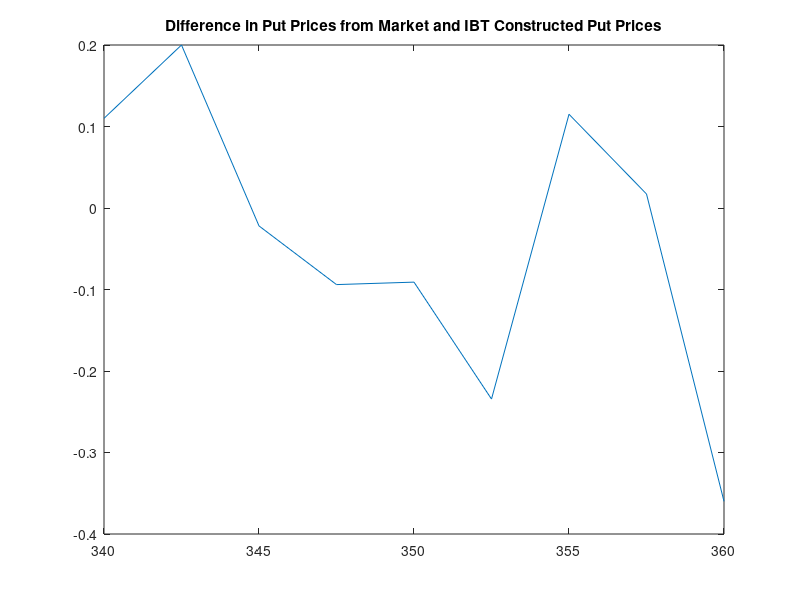

The MATLAB source for this figure:
             % AIDAN ASHRAFI
         % FINAL PROJECT: MATH 456
% BASIC PROJECT INFORMATION, DATA COLLECTION AND SOURCES USED

% Publicly Traded Stock: Goldman Sachs
% Stock Symbol: GS
% Exchange: NYSE

% SOURCES FOR DATA COLLECTION

% https://finance.yahoo.com/quote/GS/key-statistics?p=GS
% https://finance.yahoo.com/quote/GS/options?p=GS
% https://www.nasdaq.com/market-activity/stocks/gs/dividend-history
% https://home.treasury.gov/resource-center/data-chart-center/interest-rates/TextView?type=daily_treasury_bill_rates&field_tdr_date_value=2023
% https://www.nasdaq.com/market-activity/stocks/gs/option-chain-greeks
% https://www.nasdaq.com/market-activity/stocks/gs/option-chain


% RISKLESS RATES DATA

% US Treasury Bill Rates for the previous 5 days
% Will be used to determine the riskless rate
%            4 wk    8 wk   13 wk   17 wk    26 wk   52 wk
%12/06/2023	5.27		5.25		5.25		5.23		5.16		4.82
%12/07/2023	5.26		5.27		5.24		5.23		5.14		4.80
%12/08/2023	5.28		5.27		5.24		5.25		5.17		4.87
%12/11/2023	5.28		5.28		5.26		5.25		5.17		4.88
%12/12/2023	5.27  	5.28		5.26		5.25		5.18		4.88



% DIVIDEND INFORMATION

%Dividend Yield = 0.0313
%Annual Dividend = 11.00
%Ex-Dividend Date = 11/29/2023
%Dividend Date = 12/28/2023
% Dividends paid out every 3 months
% last 4 = 11/29/2023, 8/30/2023, 5/31/2023, 3/01/2023

%Ex/Ef Date  Type  Amnt  Declare D   Record D    Payment D
%11/29/2023	Cash	$2.75	10/12/2023	11/30/2023	12/28/2023
%08/30/2023	Cash	$2.75	07/19/2023	08/31/2023	09/28/2023
%05/31/2023	Cash	$2.50	04/18/2023	06/01/2023	06/29/2023
%03/01/2023	Cash	$2.50	01/13/2023	03/02/2023	03/30/2023
%11/30/2022	Cash	$2.50	10/17/2022	12/01/2022	12/29/2022
%08/31/2022	Cash	$2.50	07/14/2022	09/01/2022	09/29/2022
%05/31/2022	Cash	$2.00	04/13/2022	06/01/2022	06/29/2022

% OPTIONS CHAINS

% December 15th, Data
% Call: Bid   Ask   Vol  OpnInt    K  Put: Bid  Ask    Vol OpnInt
%Dec 15 12.45	13.40	58	  1247	 340.00	 0.10	 0.14	   404	809
%Dec 15 9.80	  11.00	4	     344	 342.50	 0.17	 0.22	    89	537
%Dec 15 8.10	  8.45	13	   710	 345.00	 0.34	 0.40	   678	595
%Dec 15 5.95	  6.30	17	   305	 347.50	 0.67	 0.76	   453	156
%Dec 15	4.10	4.35	137	  1960	 350.00	 1.29	 1.41	   202	562
%Dec 15	2.70	2.80	258	   435	 352.50	 2.29	 2.40	    82	 96
%Dec 15	1.64	1.70	697	  1972	 355.00	 3.70	 3.85	    30	159
%Dec 15	0.93	1.02	328	   985	 357.50	 3.90	 5.75	    --	  1
%Dec 15	0.53	0.60	1272	3027	 360.00	 7.50	 7.90	     1	368

% December 15th Data
% Call:     K      Last Price: Put
% Dec 15	340.00	       0.11
% Dec 15	342.50	       0.20
% Dec 15	345.00	       0.37
% Dec 15	347.50	       0.69
% Dec 15	350.00	       1.33
% Dec 15	352.50	       2.24
% Dec 15	355.00	       4.03
% Dec 15	357.50	       5.75
% Dec 15	360.00	       7.47

% December 22nd, Data
% Call: Bid   Ask   Vol  OpnInt    K   Put: Bid  Ask    Vol OpnInt
%Dec 22	13.75	14.10	15	  158	   340.00	 0.54	 0.62	    70	188
%Dec 22	11.50	11.85	3	     26	   342.50	 0.80	 0.90	    23	 45
%Dec 22	9.45	9.75	9	    159	   345.00	 1.16	 1.33	    39	 73
%Dec 22	7.50	7.80	1	     33	   347.50	 1.75	 1.91	    15	 20
%Dec 22	5.85	6.05	35	  347	   350.00	 2.55	 2.70	    50	142
%Dec 22	4.40	4.55	15	   81	   352.50	 3.60	 3.75	    62	 26
%Dec 22	3.20	3.35	84	  246	   355.00	 4.85	 5.10	     9	  5
%Dec 22	2.27	2.39	34	   50	   357.50	 6.45	 6.65	    30	--
%Dec 22	1.57	1.66	283	  191	   360.00	 8.25	 8.60	     3	  5

% December 29th, Data
% Call: Bid   Ask   Vol  OpnInt    K   Put: Bid  Ask    Vol OpnInt
%Dec 29	14.65	15.00	11	 148	  340.00	 0.98	 1.13	   30	  198
%Dec 29	8.10	12.90	--	  --	  342.50	 1.30	 1.48	   10	    5
%Dec 29	10.25	10.85	22	 156	  345.00	 1.85	 2.00	  191	   45
%Dec 29	8.65	9.00	2	   --	    347.50	 2.47	 2.63	    8	   --
%Dec 29	7.05	7.25	9	   197	  350.00	 3.25	 3.50	    7	   39
%Dec 29	5.50	5.75	27	   8	  352.50	 4.30	 4.50	   23	    1
%Dec 29	4.25	4.50	7	   194	  355.00	 5.55	 5.80	   16   	3
%Dec 29	3.20	3.45	3	     4	  357.50	 7.05	 7.35	    4	   --
%Dec 29	2.39	2.58	116	 193	  360.00	 8.65	 9.10	   --	   --

% January 5th, Data
% Call: Bid   Ask   Vol  OpnInt    K   Put: Bid  Ask    Vol OpnInt
%Jan 5	15.35	16.05	  3	   106	   340.00	 1.58	 1.75	    11	30
%Jan 5	11.40	12.00	  6	    88	   345.00	 2.57	 2.77	     2	35
%Jan 5	8.15	8.50	  2	    76	   350.00	 4.15	 4.35	     2	20
%Jan 5	5.45	5.70	 62	   170	   355.00	 6.35	 6.65	     4  26
%Jan 5	3.35	3.60	 19	    69	   360.00	 9.40	 10.15	  --	--

% January 12th, Data
% Call: Bid   Ask   Vol  OpnInt    K   Put: Bid  Ask    Vol OpnInt
%Jan 12	16.60	17.10	14	  13	  340.00	 2.27	 2.48	     1	 15
%Jan 12	12.90	13.25	 5	  18  	345.00	 3.35	 3.60	     2	 26
%Jan 12	9.50	9.85	12	  26  	350.00	 5.05	 5.35	     1   5
%Jan 12	6.70	7.00	44	 262	  355.00	 7.25	 7.55	    --	 --
%Jan 12	4.50	4.80	73	 118	  360.00	 10.10	10.60	  --	 --

% July 19th, Data
% Call: Bid   Ask   Vol  OpnInt    K   Put: Bid  Ask    Vol OpnInt
%Jul 19	34.40	35.65	--	  5	     340.00	16.20	16.75	     1	  3
%Jul 19	31.60	32.20	--	 45	     345.00	18.10	18.75	    --	--
%Jul 19	28.65	29.70	--	 12	     350.00	20.05	20.70	    --	352
%Jul 19	25.90	26.35	--	 51	     355.00	22.30	22.75	    --	102
%Jul 19	23.30	23.70	--	 18	     360.00	24.60	25.65	    --	  2

% Implied Volatility for Option Chain, December 15th as of market close December 12th
% IV     K
% 0.22728	340
% 0.22334	342.5
% 0.23849	345
% 0.2228	347.5
% 0.21108	350
% 0.20906	352.5
% 0.20917	355
% 0.21339	357.5
% 0.22111	360

% Implied Volatility for Option Chain, December 22nd as of market close December 12th
% IV     K
% 0.22796	340
% 0.21363	342.5
% 0.20452	345
% 0.19533	347.5
% 0.19003	350
% 0.18564	352.5
% 0.18334	355
% 0.18227	357.5
% 0.18213	360


% July 19th, 2023 Call & Put Option Chain Implied Volatility as of market close, December 12th
% IV Call  K  IV Put
% 0.2413	340 0.2374
% 0.2398	345 0.2355
% 0.23746	350 0.2327
% 0.22954	355 0.2243
% 0.22517	360 0.2216

% Data will be taken from various information above to conduct contingent claim analysis on Goldman Sachs

                              % QUESTION 1
% Spot price at market close 4:00 pm EDT, on December 12th,2023
S0 = 352.61;
% Dates chosen for near-future expiry, 12/15/23, 12/22/23
% Strike Prices chosen for near-the-money strike prices, 340, 342.5, 345, 347.5, 350, 352.5, 355, 357.5, 360
% Rationale: The dividend date is December 28th, and the ex-dividend date is November 29th
% Therefore, I have chosen dates such that no near-future-expiry option chain chosen has expected dividend payments
% The reason for this is that because of these selected dates, the European Style Call Algorithmn can be used for American Style Call without losing much accuracy
% The principal of early exercise being optimal because of potential dividends goes away
% Consequently, the value of American Style options converge to European Style options
% So without expected dividends, it is clear that we are ok to make this approximation
% Furthermore, I will show that using CRReur or CRRa actually produce the same implied volatility surface
% Therefore, no dividend adjustment is necessary
% I chose these near the money strike prices because they have high trading volume, and are sensitive to changes in the underlying stock price
% This means they hold a good representation of the underlying asset, and are responsive to short-term market changes
% For my riskless rate, I averaged the 52 wk rate over the past 5 days, as the options chosen expire within 52 weeks
% Then I took a daily average, and applied a scalar of 12 to encompass both rates with a closer range than 4 weeks
% r = (0.0482 + 0.0480 + 0.0487 + 0.0488 + 0.0488)/5;
r = (0.0482 + 0.0480 + 0.0487 + 0.0488 + 0.0488)/5;
r = 0.048500*12/365;
% We will use these functions to find the implied volatility
function [a,b]=bisection(f,y,a,b,tol)
  do
    m=(a+b)/2;        % midpoint
    if(f(m)<y) a=m;   % then use [m,b]
    else b=m;         % else use [a,m]
    end
  until(abs(b-a)<tol) % close enough!
  return
end

function [pu,up,R] = CRRparams(T,r,v,N)

  dt = T/N;       % one time step of N in [0,T]
  up = exp(v*sqrt(dt)); % up factor, will be >1
  down = 1/up;        % down factor, will be <1
  R = exp(r*dt);  % riskless return over dt
  pu = (R-down)/(up-down); % risk-neutral up prob.
  return; % Parameters are all computed
end

function [C, P] = CRReur(T, S0, K, r, v, N)
  [pu,up,R] = CRRparams(T,r,v,N); % Use CRR values
  C=zeros(N+1,N+1); P=zeros(N+1,N+1); % Initial C,P
  for j=0:N  % Set terminal values at time step N
   SNj=S0*up^(2*j-N);        % Expiry price S(N,j)
   C(N+1,j+1)=max(SNj-K, 0); % Plus part of (SNj-K)
   P(N+1,j+1)=max(K-SNj, 0); % Plus part of (K-SNj)
  end
  for n=N-1:-1:0   %  Price earlier grid values
   for j=0:n % ...with the backward pricing formula
    C(n+1,j+1)=(pu*C(n+2,j+2)+(1-pu)*C(n+2,j+1))/R;
    P(n+1,j+1)=(pu*P(n+2,j+2)+(1-pu)*P(n+2,j+1))/R;
   end
  end
  return; % Prices in C and P are now fully defined.
end


function [C, P] = CRRa(T, S0, K, r, v, N)
% Octave/MATLAB function to price American Call
% and Put options using the Cox-Ross-Rubinstein
% (CRR) binomial pricing model.
% INPUTS:                             (Example)
%   T =  expiration time               (1 year)
%   S0 = spot stock price                  (90)
%   K =  strike price                      (95)
%   r =  risk-free yield                 (0.02)
%   v =  volatility; must be >0          (0.15)
%   N =  height of the binomial tree       (10)
% OUTPUT:
%   C =  price of the Call option at all (n,j).
%   P  =  price of the Put option at all (n,j).
% EXAMPLE:
%   [C,P] = CRRa(1, 90, 95, 0.02, 0.15, 10);
%   C(1,1),P(1,1)  % to get just C(0) and P(0)
%
  [pu,up,R] = CRRparams(T,r,v,N); % Use CRR values
  C=zeros(N+1,N+1); P=zeros(N+1,N+1); % Initial C,P
  for j = 0:N  % Set terminal values at time step N
    V = S0*up^(2*j-N)-K;   % S(N,j) - K
    C(N+1,j+1)=max(V,0); P(N+1,j+1) = max(-V,0);
  end
  for n = (N-1):(-1):0 % Price earlier grid values
    for j = 0:n  % states j={0,1,...,n} at time n
      % Binomial pricing model value
      bC=(pu*C(n+2,j+2) + (1-pu)*C(n+2,j+1))/R;
      bP=(pu*P(n+2,j+2) + (1-pu)*P(n+2,j+1))/R;
      % Exercise value: X for Call, -X for Put
      X = S0*up^(2*j-n)-K;  % S(n,j) - K
      % Price at this node is the larger:
      C(n+1,j+1)=max(bC,X); P(n+1,j+1)=max(bP,-X);
    end
  end
  return; % Prices are in matrices C and P.
end




function [C0,P0] = BS(T,S0,K,r,v)
  normcdf = @(x) 0.5*(1.0+erf(x/sqrt(2.0)));
  d1 = (log(S0/K)+T*(r+v^2/2)) / (v*sqrt(T));
  d2 = (log(S0/K)+T*(r-v^2/2)) / (v*sqrt(T));
  % Alternatively, d2=d1-v*sqrt(T);
  C0 = S0*normcdf(d1)-K*exp(-r*T)*normcdf(d2);
  P0 = K*exp(-r*T)*normcdf(-d2)-S0*normcdf(-d1);
  return
end


Ks = 340:2.5:360; Ts = [3,10];
C=[(12.45 + 13.40)/2,  (13.75 + 14.10)/2;...
 (9.80	+ 11.00)/2, (11.50	+ 11.85)/2;...
(8.10	 + 8.45)/2, (9.45	+ 9.75)/2;...
(5.95	 + 6.30)/2,  (7.50	+ 7.80)/2;...
(4.10	+ 4.35)/2, (5.85	+ 6.05)/2;...
(2.70	+ 2.80)/2, (4.40	+ 4.55)/2;...
(1.64	+ 1.70)/2, (3.20	+ 3.35)/2;...
(0.93	+ 1.02)/2, (2.27	+ 2.39)/2;...
(0.53	+ 0.60)/2, (1.57	+ 1.66)/2];
VimpBS=zeros(length(Ks),length(Ts)); % BS implied volatilities
     VimpCRR=zeros(length(Ks),length(Ts));
      VimpCRR2=zeros(length(Ks),length(Ts)); % CRR implied volatilities
     minv=0.01; maxv=0.99; tol=0.00001; % bisection parameters
     for col=1:length(Ts)
       T=Ts(col)/365; % time to expiry in years
       for row=1:length(Ks)
         f=@(v) BS(T,S0,Ks(row),r,v); % Black-Scholes Call
         VimpBS(row,col)=bisection(f,C(row,col),minv,maxv,tol);
         g=@(v) CRRa(T,S0,Ks(row),r,v,20)(1,1); % CRR American Style Call
         VimpCRR(row,col)=bisection(g,C(row,col),minv,maxv,tol);
         g=@(v) CRReur(T,S0,Ks(row),r,v,20)(1,1); % CRR European Style Call
         VimpCRR2(row,col)=bisection(g,C(row,col),minv,maxv,tol);
       end
     end

% Below is the output to answer the first part of Question 1, find the implied volatility and plot the implied volatility surface
mesh(Ts,Ks,VimpBS); % note the transposed order (T,K,V(K,T))
title("Implied Volatility Surface BSM");

mesh(Ts,Ks,VimpCRR); % note the transposed order (T,K,V(K,T))
title("Implied Volatility Surface CRR");

VimpCRR2_equal_VimpCRR = VimpCRR2 == VimpCRR % (==1) IF TRUE
% This output suggests, what we originally declared, which is that we can use CRReur as an approximation for CRRa in the specific context with no expected dividend payments

%Below is the output to answer the second part of Question 1
VimpBS
VimpCRR
discrepancy = VimpCRR - VimpBS;
discrepancy

% As we can see from the outputs, and the comparison, the values for implied volatility from CRR and BSM are nearly identical
% Therefore, as expected the two methods produce nearly identical values for implied volatility.

% Now we will check to see how close our predicted values were to the market values
VimpMarket = [0.22728, 0.22796;...
0.22334,0.21363 ;...
0.23849, 0.20452;...
0.2228, 0.19533;...
0.21108, 0.19003;...
0.20906, 0.18564;...
0.20917, 0.18334;...
0.21339, 0.18227;...
0.22111, 0.18213];

Market_Discrepancy = VimpMarket - VimpBS;
Market_Discrepancy

% Market IV
mesh(Ts,Ks, VimpMarket)
title("Implied Volatility Surface Market")
% Discrepancy IV with BS
mesh(Ts,Ks,abs(Market_Discrepancy))
title("Discrepancy between Market IV and BS IV")
% Discrepancy IV with CRR
mesh(Ts,Ks,abs(VimpMarket-VimpCRR))
title("Discrepancy between Market IV and CRR IV")
% The results show that the implied volatility are very close to the market values, all deviations are in the range [0, 0.0569]
% Thus, the model is decently sufficient at finding IV using various near-the-money strike prices K and near-future expiry dates T

% There could be various reasons for the small discrepancy in the values
% 1) Using a midpoint average of bid and ask price, although reliable and useful for theoretical models, is not exact
% 2) Riskless returns are estimated, so this is not exact either
% 3) Data was taken from 2 options chains (expiry containing no expected dividends) so predictive precision is limited
% As a result, there is a small discrepancy between the IV from the market and BSM and CRR models


                                      % QUESTION 2
% Need to chose time to expiry that includes at least 2 expected dividend payments
% Based on data further above, we can safely say a time to expiry that fits this criteria is a time to expiry past July 1st
% As June 29th of last year, the second set of dividends were paid out
% Accordingly, will take a look at July 19th Options Chain Data from December 12th after market close

function [pu,up,R] = CRRparams(T,r,v,N)

  dt = T/N;       % one time step of N in [0,T]
  up = exp(v*sqrt(dt)); % up factor, will be >1
  down = 1/up;        % down factor, will be <1
  R = exp(r*dt);  % riskless return over dt
  pu = (R-down)/(up-down); % risk-neutral up prob.
  return; % Parameters are all computed
end

function [S, Sx, Ipv] = CRRD(T, S0, GSdivQ, r, v, N)
% Octave/MATLAB function to model an asset price
% as a risky ex-dividend price Sx plus a riskless
% dividend cash flow present value Ipv, using the
% Cox-Ross-Rubinstein (CRR) binomial pricing model.
% INPUTS:                               (Example)
%   T  =  expiration time                (1 year)
%   S0 =  spot stock price                  (100)
%   Di =  2:N+2 dividends in a vector (see below)
%   r  =  constant risk-free annual yield  (0.02)
%   v  =  volatility; must be >0           (0.15)
%   N  =  height of the binomial tree        (12)
% OUTPUTS:
%   S =  cum-dividend binomial tree at all (n,j).
%   Sx =  ex-dividend binomial tree at all (n,j).
%   Ipv =  dividend present value at all n.
% EXAMPLE:
%   Di=[0 1 0 0 1 0 0 2 0 0 2 0 0 2]; % Di(k+1)=d_k
%   [S,Sx,Ipv]=CRRD(1,100,Di, 0.02, 0.15, 12);
%
  [pu,up,R] = CRRparams(T,r,v,N); % Use CRR values
  Sx=zeros(N+1,N+1); S=zeros(N+1,N+1);
  Ipv=zeros(1,N+1); % ...allocate output matrices
  Ipv(N+1)=GSdivQ(N+2)/R; % ignore Di(n+1)=d_n if n>N+1
  for n=(N-1):(-1):0  % textbook time indices
    Ipv(n+1)=(Ipv(n+2)+GSdivQ(n+2))/R; % Di(n)=d_{n+1}
  end  % ...backward recursion for Ipv.
  Sx(1,1)=S0-Ipv(1); S(1,1)=S0; % initial values
  for n=1:N     % textbook time indices
    for j=0:n   % states j={0,1,...,n} at time n
      Sx(n+1,j+1)=Sx(1,1)*up^(2*j-n);
      S(n+1,j+1)=Sx(n+1,j+1)+Ipv(n+1);
    end
  end  % ...forward recursion for Sx and S.
  return; % Prices are in S, Sx, and Ipv.
end

function [Ca,Ce,EE] = CRRDaeC(T,S0,K,GSdivQ, r,v,N)
% Octave/MATLAB function to price American and
% European Call options on an asset decomposed
% into S=Sx+Ipv by CRRD(), using the CRR model.
% INPUTS:                             (Example)
%   T =  expiration time               (1 year)
%   S0 = stock price                      (100)
%   K =  strike price                     (101)
%   Di = dividend sequence 2:N+2    (see below)
%   r =  annualized risk-free yield      (0.02)
%   v =  volatility; must be >0          (0.15)
%   N =  height of the binomial tree       (12)
% OUTPUT:
%   Ca =  price of American Call at all (n,j).
%   Ce =  price of European Call at all (n,j).
%   EE =  Is early exercise optimal at (n,j)?
% EXAMPLE:
%   Di=[0 1 0 0 1 0 0 2 0 0 2 0 0 2]; % Di(k+1)=D_k
%   [Ca,Ce,EE]=CRRDaeC(1,100,101,Di,0.02,0.15,12);
%
  [pu,up,R]=CRRparams(T,r,v,N); % Use CRR values
  [S,Sx,Ipv]=CRRD(T,S0,GSdivQ,r,v,N); % decompose
  Ca=zeros(N+1,N+1); Ce=zeros(N+1,N+1); % output
  EE=zeros(N,N); % early exercise T/F
  for j = 0:N  % to set terminal values at (N,j)
    xC=S(N+1,j+1)-K; % Call payoff at expiry...
    Ca(N+1,j+1)=Ce(N+1,j+1)=max(xC,0); % plus part
  end
  for n = (N-1):(-1):0 % textbook time indices
    for j = 0:n % states j={0,1,...,n} at time n
      % Backward pricing for A and E:
      bCe=(pu*Ce(n+2,j+2)+(1-pu)*Ce(n+2,j+1))/R;
      bCa=(pu*Ca(n+2,j+2)+(1-pu)*Ca(n+2,j+1))/R;
      xC=S(n+1,j+1)-K; % Call exercise value
      % Set prices at node (n,j):
      Ce(n+1,j+1)=bCe; % always binomial price
      Ca(n+1,j+1)=max(bCa,xC); % highest price
      % Is early exercise optimal?
      EE(n+1,j+1)=(xC>bCa); % Yes, if xC>bCa
    end
  end % ...backward induction pricing:
  return; % Ca,Ce, and EE are defined.
end


function [Pa,Pe,EE] = CRRDaeP(T,S0,K,GSdivQ,r,v,N)
% Octave/MATLAB function to price American and
% European Put options on an asset decomposed
% into S=Sx+Dpv by CRRD(), using the CRR model.
% INPUTS:                             (Example)
%   T =  expiration time               (1 year)
%   S0 = stock price                     ($100)
%   K =  strike price                    ($101)
%   Di = dividend sequence          (see below)
%   r =  risk-free yield                 (0.02)
%   v =  volatility; must be >0          (0.15)
%   N =  height of the binomial tree       (12)
% OUTPUT:
%   Pa =  price of American Put at all (n,j).
%   Pe =  price of European Put at all (n,j).
%   EE =  Is early exercise optimal at (n,j)?
% EXAMPLE:
%   Di = [0 1 0 0 1 0 0 2 0 0 2 0 0 2]; % Di(k)=D_k
%   [Pa,Pe,EE]=CRRDaeP(1,100,101,Di,0.02,0.15,12);
%
  [pu,up,R]=CRRparams(T,r,v,N); % Use CRR values
  [S,Sx,Dpv]=CRRD(T,S0,GSdivQ,r,v,N); % decompose
  Pa=zeros(N+1,N+1); Pe=zeros(N+1,N+1); % outputs
  EE=zeros(N,N); % early exercise T/F
  for j = 0:N % to set terminal values at (N,j)
    xP=K-S(N+1,j+1); % Put payoff at expiry
    Pa(N+1,j+1) = Pe(N+1,j+1) = max(xP,0);
  end
  % Use backward induction pricing:
  for n = (N-1):(-1):0 % times n={N-1,...,1,0}
    for j = 0:n % states j={0,1,...,n} at time n
      % Backward pricing for A and E:
      bPe=(pu*Pe(n+2,j+2)+(1-pu)*Pe(n+2,j+1))/R;
      bPa=(pu*Pa(n+2,j+2)+(1-pu)*Pa(n+2,j+1))/R;
      xP=K-S(n+1,j+1);  % Put exercise value
      % Set prices at node (n,j):
      Pe(n+1,j+1)=bPe; % always binomial price
      Pa(n+1,j+1)=max(bPa,xP); % highest price
      % Is early exercise optimal?
      EE(n+1,j+1)=(xP>bPa); % Yes, if xP>bPa
    end
  end
  return; % Pa, Pe, and EE are defined.
end

% r4 = (5.16 + 5.14 + 5.17 + 5.17 + 5.18)/5; 26 wk rate, 6 mnth rate averaged
% r5= (4.82 + 4.80 + 4.87 + 4.88 + 4.88)/5; 52 wk rate, yearly rate averaged
%r4= 0.051640
%r5 = 0.048500
% We are going to interpolate between the 6 month and yearly rate to get a riskless rate for 220 days, our desired expiry
% This is the number of days from December 12th, market close at 4:00pm EDT to July 19th, our expiry date
% To get T, we divide the number of days to expiry by 365 to get the fraction of the year that the option falls under
% We need to ensure we take the present value of the historical dividends
% (1+r) is raised to the power of the percentage of the total duration til expiry has been forgone
% Div1 is paid out 109 days after Dec 12th market close, so 109/220
% Div2 is paid out 201 days after Dec 12th market close, so 201/220
% We must also make sure we allocate it correctly in the payment sequence
% We have N = 8, and we have T = 0.60207, With length of Di = N+2
% Div1 is paid out at 49% of time to expiry
% Div2 is padi out at 95% of time to expiry
% Therefore, we can consider Div1 to be approximately at the 5th position (exact is between 4th and 5th position)
% We can consider Div2 to be approximately at the 9th position (exact is between 9th and 10th position)
% We are going to use the implied volatility from December 12th market close for July 19th options chain here

% Call Price At K = 340
T=0.6027; S0=352.61; r = 0.051640 + (((0.04850 - 0.051640)/(12-6)) * (7.23287-6));% Interpolation
Div1 = 2.75/(1+r)^0.49545455;
Div2 = 2.75/(1+r)^0.95;
K = 340; N = 8; v= 0.2413;
GSdivQ= [0, 0, 0, 0, Div1, 0, 0, 0, Div2, 0];
[S,Sx,Ipv]=CRRD(T,S0,GSdivQ,r,v,N);
present_value = Ipv(1)  % present value of dividend cash flow
ex_div_price = Sx(1,1) % ex-dividend spot price.
[Ca1,Ce1,EE]=CRRDaeC(T,S0,K,GSdivQ,r,v,N);
Ca1(1,1),Ce1(1,1) % 0.29852, 0.28688 ==> early exercise premium
EE    %  TRUE (=1) shows where early exercise is optimal
k_340 = Ca1>Ce1 %  TRUE (=1) where American-style > European-style

% Call Price At K = 345
T=0.6027; S0=352.61; r = 0.051640 + (((0.04850 - 0.051640)/(12-6)) * (7.23287-6)); % Interpolation
Div1 = 2.75/(1+r)^0.49545455;
Div2 = 2.75/(1+r)^0.95;
K = 345; N = 8; v= 0.2398;
GSdivQ= [0, 0, 0, 0, Div1, 0, 0, 0, Div2, 0];
[S,Sx,Ipv]=CRRD(T,S0,GSdivQ,r,v,N);
Ipv(1);
Sx(1,1);
[Ca2,Ce2,EE]=CRRDaeC(T,S0,K,GSdivQ,r,v,N);
Ca2(1,1),Ce2(1,1)  %early exercise premium
EE   %  TRUE (=1) shows where early exercise is optimal
k_345 = Ca2>Ce2 %  TRUE (=1) where American-style > European-style

% Call Price At K = 350
T=0.6027; S0=352.61; r = 0.051640 + (((0.04850 - 0.051640)/(12-6)) * (7.23287-6)); % Interpolation
Div1 = 2.75/(1+r)^0.49545455;
Div2 = 2.75/(1+r)^0.95;
K = 350; N = 8; v= 0.23746;
GSdivQ= [0, 0, 0, 0, Div1, 0, 0, 0, Div2, 0];
[S,Sx,Ipv]=CRRD(T,S0,GSdivQ,r,v,N);
Ipv(1);
Sx(1,1);
[Ca3,Ce3,EE]=CRRDaeC(T,S0,K,GSdivQ,r,v,N);
Ca3(1,1),Ce3(1,1)  %early exercise premium
EE    %  TRUE (=1) shows where early exercise is optimal
k_350 = Ca3>Ce3 %  TRUE (=1) where American-style > European-style

% Call Price At K = 355
T=0.6027; S0=352.61; r = 0.051640 + (((0.04850 - 0.051640)/(12-6)) * (7.23287-6)); % Interpolation
Div1 = 2.75/(1+r)^0.49545455;
Div2 = 2.75/(1+r)^0.95;
K = 355; N = 8; v= 0.22954 ;
GSdivQ= [0, 0, 0, 0, Div1, 0, 0, 0, Div2, 0];
[S,Sx,Ipv]=CRRD(T,S0,GSdivQ,r,v,N);
Ipv(1);
Sx(1,1);
[Ca4,Ce4,EE]=CRRDaeC(T,S0,K,GSdivQ,r,v,N);
Ca4(1,1),Ce4(1,1)  %early exercise premium
EE   %  TRUE (=1) shows where early exercise is optimal
k_355 = Ca4>Ce4 %  TRUE (=1) where American-style > European-style

% Call Price At K = 360
T=0.6027; S0=352.61; r = 0.051640 + (((0.04850 - 0.051640)/(12-6)) * (7.23287-6)); % Interpolation
Div1 = 2.75/(1+r)^0.49545455;
Div2 = 2.75/(1+r)^0.95;
K = 360; N = 8; v= 0.22517;
GSdivQ= [0, 0, 0, 0, Div1, 0, 0, 0, Div2, 0];
[S,Sx,Ipv]=CRRD(T,S0,GSdivQ,r,v,N);
Ipv(1);
Sx(1,1);
[Ca5,Ce5,EE]=CRRDaeC(T,S0,K,GSdivQ,r,v,N);
Ca5(1,1),Ce5(1,1)  %early exercise premium
EE    %  TRUE (=1) shows where early exercise is optimal
k_360 = Ca5>Ce5 %  TRUE (=1) where American-style > European-style

% Put Price At K = 340
T=0.6027; S0=352.61; r = 0.0541 + (((0.0514 - 0.0541)/(12-6)) * (7.23287-6)); % Interpolation
Div1 = 2.75/(1+r)^0.49545455;
Div2 = 2.75/(1+r)^0.95;
K = 340; N = 8; v= 0.2374;
GSdivQ= [0, 0, 0, 0, Div1, 0, 0, 0, Div2, 0];
[S,Sx,Ipv]=CRRD(T,S0,GSdivQ,r,v,N);
Ipv(1)
Sx(1,1)
[Pa1,Pe1,EE]=CRRDaeP(T,S0,K,GSdivQ,r,v,N);
Pa1(1,1),Pe1(1,1)  %early exercise premium
EE    %  TRUE (=1) shows where early exercise is optimal
k_340 = Pa1>Pe1 %  TRUE (=1) where American-style > European-style

% Put Price At K = 345
T=0.6027; S0=352.61; r = 0.0541 + (((0.0514 - 0.0541)/(12-6)) * (7.23287-6)); % Interpolation
Div1 = 2.75/(1+r)^0.49545455;
Div2 = 2.75/(1+r)^0.95;
K = 345; N = 8; v= 0.2355;
GSdivQ= [0, 0, 0, 0, Div1, 0, 0, 0, Div2, 0];
[S,Sx,Ipv]=CRRD(T,S0,GSdivQ,r,v,N);
Ipv(1);
Sx(1,1);
[Pa2,Pe2,EE]=CRRDaeP(T,S0,K,GSdivQ,r,v,N);
Pa2(1,1),Pe2(1,1)  %early exercise premium
EE    %  TRUE (=1) shows where early exercise is optimal
k_345 = Pa2>Pe2 %  TRUE (=1) where American-style > European-style

% Put Price At K = 350
T=0.6027; S0=352.61; r = 0.051640 + (((0.04850 - 0.051640)/(12-6)) * (7.23287-6)); % Interpolation
Div1 = 2.75/(1+r)^0.49545455;
Div2 = 2.75/(1+r)^0.95;
K = 350; N = 8; v= 0.2327;
GSdivQ= [0, 0, 0, 0, Div1, 0, 0, 0, Div2, 0];
[S,Sx,Ipv]=CRRD(T,S0,GSdivQ,r,v,N);
Ipv(1);
Sx(1,1);
[Pa3,Pe3,EE]=CRRDaeP(T,S0,K,GSdivQ,r,v,N);
Pa3(1,1),Pe3(1,1)  %early exercise premium
EE    %  TRUE (=1) shows where early exercise is optimal
k_350 = Pa3>Pe3 %  TRUE (=1) where American-style > European-style

% Put Price At K = 355
T=0.6027; S0=352.61; r = 0.051640 + (((0.04850 - 0.051640)/(12-6)) * (7.23287-6)); % Interpolation
Div1 = 2.75/(1+r)^0.49545455;
Div2 = 2.75/(1+r)^0.95;
K = 355; N = 8; v= 0.2243;
GSdivQ= [0, 0, 0, 0, Div1, 0, 0, 0, Div2, 0];
[S,Sx,Ipv]=CRRD(T,S0,GSdivQ,r,v,N);
Ipv(1);
Sx(1,1);
[Pa4,Pe4,EE]=CRRDaeP(T,S0,K,GSdivQ,r,v,N);
Pa4(1,1),Pe4(1,1)  %early exercise premium
EE    %  TRUE (=1) shows where early exercise is optimal
k_355 = Pa4>Pe4 %  TRUE (=1) where American-style > European-style

% Put Price At K = 360
T=0.6027; S0=352.61; r = 0.051640 + (((0.04850 - 0.051640)/(12-6)) * (7.23287-6)); % Interpolation
Div1 = 2.75/(1+r)^0.49545455;
Div2 = 2.75/(1+r)^0.95;
K = 360; N = 8; v= 0.2216;
GSdivQ= [0, 0, 0, 0, Div1, 0, 0, 0, Div2, 0];
[S,Sx,Ipv]=CRRD(T,S0,GSdivQ,r,v,N);
Ipv(1);
Sx(1,1);
[Pa5,Pe5,EE]=CRRDaeP(T,S0,K,GSdivQ,r,v,N);
Pa5(1,1),Pe5(1,1)  %early exercise premium
EE    %  TRUE (=1) shows where early exercise is optimal
k_360 = Pa5>Pe5 %  TRUE (=1) where American-style > European-style

% Store Call & Put prices for comparison with the Market
Ca1 = Ca1(1,1);
Ca2 = Ca2(1,1);
Ca3 = Ca3(1,1);
Ca4 = Ca4(1,1);
Ca5 = Ca5(1,1);
Pa1 = Pa1(1,1);
Pa2 = Pa2(1,1);
Pa3 = Pa3(1,1);
Pa4 = Pa4(1,1);
Pa5 = Pa5(1,1);
% Calls
CRR_calls = [Ca1;...
 Ca2;...
 Ca3;...
 Ca4;...
 Ca5];  % American Style
% Puts
CRR_puts = [Pa1;...
 Pa2;...
 Pa3;...
 Pa4;...
 Pa5];  % American Style

% Store Market Call & Put Prices for comparison with CRR
% Calls
Market_call= [ (34.40 +	35.65)/2;...
(31.60	+ 32.20)/2;...
(28.65	+ 29.70)/2;...
(25.90	+ 26.35)/2;...
(23.30	+ 23.70)/2];
% Puts
Market_put = [(16.20	+ 16.75)/2;...
(18.10	+ 18.75)/2;...
(20.05	+ 20.70)/2;...
(22.30	+ 22.75)/2;...
(24.60	+ 25.65)/2];

Call_diff = Market_call - CRR_calls
Put_diff = Market_put - CRR_puts
Kw = 340:5.0:360;
plot(Kw,Call_diff)
title("CRR Call Discrepancy to Market");


plot(Kw,Put_diff)
title("CRR Put Discrepancy to Market");

max(abs(Call_diff))
max(abs(Put_diff))


% Analysis:
% All deviations in Call & Put prices from the market, are in the range [0,0.7651]. This is a larger range the the discrepancy we got for the first question.

% Rationale:
% However, there are many factors that are causing this discrepancy
% 1) Because of the treatment of dividend payments, and the option chosen's time to expiry, T = 0.6027 (220/365), the best N = 8, but timing of dividend payments is still approximated, not exact
% 2) Therefore, the CRR model's predictive capabilities are limited and not as accurate, as with larger N, the model becomes more precise
% 3) For my riskless rate, I interpolated between the 6 month T bill rate and 1 yr T bill rate, for 220 or 7.23287 months, this is not exact, but it is a good proxy
% 4) For my call prices, I used a midpoint of the bid and ask price, which is a good estimate, but may not always hold an accurate representation
% Therefore, after considering all factors that influenced the model's predictive power, the deviations from the actual market prices are not unreasonable


% Second Dividend Payment = Div1*1.2 : Assumption for third part of Question 2
T=0.6027; S0=352.61; r = 0.051640 + (((0.04850 - 0.051640)/(12-6)) * (7.23287-6)); % Interpolation
Div1 = 2.75/(1+r)^0.49545455;
Div2 = Div1*1.2;
K = 340; N = 8; v= 0.2413;
GSdivQ= [0, 0, 0, 0, Div1, 0, 0, 0, Div2, 0];
[S,Sx,Ipv]=CRRD(T,S0,GSdivQ,r,v,N);
Ipv(1);
Sx(1,1);
[Ca,Ce,EE]=CRRDaeC(T,S0,K,GSdivQ,r,v,N);
Ca(1,1),Ce(1,1)  %early exercise premium
EE    %  TRUE (=1) shows where early exercise is optimal
k_340 = Ca>Ce %  TRUE (=1) where American-style > European-style

T=0.6027; S0=352.61; r = 0.051640 + (((0.04850 - 0.051640)/(12-6)) * (7.23287-6)); % Interpolation
Div1 = 2.75/(1+r)^0.49545455;
Div2 = Div1*1.2;
K = 345; N = 8; v= 0.2398;
GSdivQ= [0, 0, 0, 0, Div1, 0, 0, 0, Div2, 0];
[S,Sx,Ipv]=CRRD(T,S0,GSdivQ,r,v,N);
Ipv(1);
Sx(1,1);
[Ca1,Ce1,EE]=CRRDaeC(T,S0,K,GSdivQ,r,v,N);
Ca1(1,1),Ce1(1,1)  %early exercise premium
EE    %  TRUE (=1) shows where early exercise is optimal
k_345 = Ca1>Ce1 %  TRUE (=1) where American-style > European-style

T=0.6027; S0=352.61; r = 0.051640 + (((0.04850 - 0.051640)/(12-6)) * (7.23287-6)); % Interpolation
Div1 = 2.75/(1+r)^0.49545455;
Div2 = Div1 * 1.2;
K = 350; N = 8; v= 0.23746;
GSdivQ= [0, 0, 0, 0, Div1, 0, 0, 0, Div2, 0];
[S,Sx,Ipv]=CRRD(T,S0,GSdivQ,r,v,N);
Ipv(1);
Sx(1,1);
[Ca2,Ce2,EE]=CRRDaeC(T,S0,K,GSdivQ,r,v,N);
Ca2(1,1),Ce2(1,1)  %early exercise premium
EE    %  TRUE (=1) shows where early exercise is optimal
k_350 = Ca2>Ce2 %  TRUE (=1) where American-style > European-style

T=0.6027; S0=352.61; r = 0.051640 + (((0.04850 - 0.051640)/(12-6)) * (7.23287-6)); % Interpolation
Div1 = 2.75/(1+r)^0.49545455;
Div2 = Div1 * 1.2;
K = 355; N = 8; v= 0.22954;
GSdivQ= [0, 0, 0, 0, Div1, 0, 0, 0, Div2, 0];
[S,Sx,Ipv]=CRRD(T,S0,GSdivQ,r,v,N);
Ipv(1);
Sx(1,1);
[Ca3,Ce3,EE]=CRRDaeC(T,S0,K,GSdivQ,r,v,N);
Ca3(1,1),Ce3(1,1)  %early exercise premium
EE    %  TRUE (=1) shows where early exercise is optimal
k_355 = Ca3>Ce3 %  TRUE (=1) where American-style > European-style

T=0.6027; S0=352.61; r = 0.051640 + (((0.04850 - 0.051640)/(12-6)) * (7.23287-6)); % Interpolation
Div1 = 2.75/(1+r)^0.49545455;
Div2 = Div1 * 1.2;
K = 360; N = 8; v= 0.22517;
GSdivQ= [0, 0, 0, 0, Div1, 0, 0, 0, Div2, 0];
[S,Sx,Ipv]=CRRD(T,S0,GSdivQ,r,v,N);
Ipv(1);
Sx(1,1);
[Ca4,Ce4,EE]=CRRDaeC(T,S0,K,GSdivQ,r,v,N);
Ca4(1,1),Ce4(1,1)  %early exercise premium
EE    %  TRUE (=1) shows where early exercise is optimal
k_360 = Ca4>Ce4 %  TRUE (=1) where American-style > European-style

Ca = Ca(1,1);
Ca1 = Ca1(1,1);
Ca2 = Ca2(1,1);
Ca3 = Ca3(1,1);
Ca4 = Ca4(1,1);
CRR_calls_inc_second_div = [Ca;...
 Ca1;...
 Ca2;...
 Ca3;...
 Ca4];  % American Style

% Will Print 1 if the Call Prices with the second dividend being 20% higher than the first is less than the Call Prices with PV dividends
CRR_calls > CRR_calls_inc_second_div
% This output shows that the CRR call option prices are less for the scenario with the second dividend being 20% higher than the first
% Therefore, we can conclude our Call Price would decrease if the second dividend was 20% higher than the first
% This is because an increase in dividends reduces the future value of the underlying stock, so in particular call option prices could decrease
% This potential decrease is evident through the comparison of the call prices with different dividends


% Put Price At K = 340
T=0.6027; S0=352.61; r = 0.0541 + (((0.0514 - 0.0541)/(12-6)) * (7.23287-6)); % Interpolation
Div1 = 2.75/(1+r)^0.49545455;
Div2 = Div1*1.2;
K = 340; N = 8; v= 0.2374 ;
GSdivQ= [0, 0, 0, 0, Div1, 0, 0, 0, Div2, 0];
[S,Sx,Ipv]=CRRD(T,S0,GSdivQ,r,v,N);
Ipv(1);
Sx(1,1);
[Pa1,Pe1,EE]=CRRDaeP(T,S0,K,GSdivQ,r,v,N);
Pa1(1,1),Pe1(1,1)  %early exercise premium
EE  %  TRUE (=1) shows where early exercise is optimal
k_340 = Pa1>Pe1 %  TRUE (=1) where American-style > European-style

% Put Price At K = 345
T=0.6027; S0=352.61; r = 0.0541 + (((0.0514 - 0.0541)/(12-6)) * (7.23287-6)); % Interpolation
Div1 = 2.75/(1+r)^0.49545455;
Div2 = Div1*1.2;
K = 345; N = 8; v= 0.2355 ;
GSdivQ= [0, 0, 0, 0, Div1, 0, 0, 0, Div2, 0];
[S,Sx,Ipv]=CRRD(T,S0,GSdivQ,r,v,N);
Ipv(1);
Sx(1,1);
[Pa2,Pe2,EE]=CRRDaeP(T,S0,K,GSdivQ,r,v,N);
Pa2(1,1),Pe2(1,1)  %early exercise premium
EE   %  TRUE (=1) shows where early exercise is optimal
k_345 = Pa2>Pe2 %  TRUE (=1) where American-style > European-style

% Put Price At K = 350
T=0.6027; S0=352.61; r = 0.051640 + (((0.04850 - 0.051640)/(12-6)) * (7.23287-6)); % Interpolation
Div1 = 2.75/(1+r)^0.49545455;
Div2 = Div1*1.2;
K = 350; N = 8; v= 0.2327;
GSdivQ= [0, 0, 0, 0, Div1, 0, 0, 0, Div2, 0];
[S,Sx,Ipv]=CRRD(T,S0,GSdivQ,r,v,N);
Ipv(1);
Sx(1,1);
[Pa3,Pe3,EE]=CRRDaeP(T,S0,K,GSdivQ,r,v,N);
Pa3(1,1),Pe3(1,1)  %early exercise premium
EE    %  TRUE (=1) shows where early exercise is optimal
k_350 = Pa3>Pe3 %  TRUE (=1) where American-style > European-style

% Put Price At K = 355
T=0.6027; S0=352.61; r = 0.051640 + (((0.04850 - 0.051640)/(12-6)) * (7.23287-6)); % Interpolation
Div1 = 2.75/(1+r)^0.49545455;
Div2 = Div1*1.2;
K = 355; N = 8; v=0.2243 ;
GSdivQ= [0, 0, 0, 0, Div1, 0, 0, 0, Div2, 0];
[S,Sx,Ipv]=CRRD(T,S0,GSdivQ,r,v,N);
Ipv(1);
Sx(1,1);
[Pa4,Pe4,EE]=CRRDaeP(T,S0,K,GSdivQ,r,v,N);
Pa4(1,1),Pe4(1,1)  %early exercise premium
EE    %  TRUE (=1) shows where early exercise is optimal
k_355 = Pa4>Pe4 %  TRUE (=1) where American-style > European-style

% Put Price At K = 360
T=0.6027; S0=352.61; r = 0.051640 + (((0.04850 - 0.051640)/(12-6)) * (7.23287-6)); % Interpolation
Div1 = 2.75/(1+r)^0.49545455;
Div2 = Div1*1.2;
K = 360; N = 8; v= 0.2216;
GSdivQ= [0, 0, 0, 0, Div1, 0, 0, 0, Div2, 0];
[S,Sx,Ipv]=CRRD(T,S0,GSdivQ,r,v,N);
Ipv(1);
Sx(1,1);
[Pa5,Pe5,EE]=CRRDaeP(T,S0,K,GSdivQ,r,v,N);
Pa5(1,1),Pe5(1,1)  %early exercise premium
EE    %  TRUE (=1) shows where early exercise is optimal
k_360 = Pa5>Pe5 %  TRUE (=1) where American-style > European-style

Pa1 = Pa1(1,1);
Pa2 = Pa2(1,1);
Pa3 = Pa3(1,1);
Pa4 = Pa4(1,1);
Pa5 = Pa5(1,1);
CRR_puts_inc_second_div = [Pa1;...
 Pa2;...
 Pa3;...
 Pa4;...
 Pa5];  % American Style

 % Will Print 1 if the Put Prices with the second dividend being 20% higher than the first is greater than original Put Prices
CRR_puts_inc_second_div > CRR_puts
% Prints 1 for all put prices, at various near the money strike prices if the price with the second dividend being 20% higher than the first
% This output shows that the CRR Put option prices are greater for the scenario with the second dividend being 20% higher than the first
% Therefore, we can conclude our Put Price would increase if the second dividend was 20% higher than the first
% This is because an increase in dividends reduces the future value of the underlying stock, so in particular put option prices could increase
% This potential increase is evident through the comparison of the put prices with different dividends


% Therefore, the call prices would decrease and the put prices would increase if the second dividend was 20% higher than the first
% Furthermore, these results agree with expectations, which is a good sign for the model's functionality


                                               % QUESTION 3
% For this question, need to choose a time to expiry that does not include expected dividends
% It is after the ex-dividend date and before the dividend date, after November 29th, and before December 28th
% The date chosen is December 15th



  function [S,Q,up,down,pu,N1]=IBT123J(S0,Ks,Cs,rho,w)
% Octave/MATLAB function to compute an implied binomial
% tree from spot prices and market European-style Call
% option ask prices, by Rubinstein's "1,2,3" method
% with Jackwerth's generalization.
% INPUTS:                                     (Example)
%   S0= spot stock price     (BAC 2021/12/11:    44.52)
%   Ks= equispaced, increasing strike prices    (40:46)
%   Cs= Call asks   ([5.6,4.8,4.1,3.45,2.87,2.29,1.81])
%   rho= riskless return (to 2022/3/20:(exp(r*109/365))
%   w= weight function                        (w=@(x)x)
% OUTPUT:
%   S = binomial tree of stock prices at all (n,j)
%   Q = tree of probabilities of all states (n,j)
%   up = upfactors at (n,j)
%   down = downfactors at (n,j)
%   pu = risk neutral up probabilities at (n,j)
%   N1 = depth of the pruned tree
% NOTE: since Octave array indices start at 1, output
%   array value for (n,j) is stored at index (n+1,j+1).
% EXAMPLE:
%   S0=44.22; Ks=40:46; % BAC spot price and strikes
%   Cs=[5.6,4.8,4.1,3.45,2.87,2.29,1.81]; % Call asks
%   r=0.06/100; rho=exp(r*109/365); % 13-wk T-bill APR
%   [S,Q,up,down,pu,N1] = IBT123J(S0,Ks,Cs,rho,w)
%
m = length(Ks);        % expect valid Ks(1),...,Ks(m)
% Check that Ks and Cs have the same length
if(length(Cs) != m ) % expect valid Cs(1),...,Cs(m)
  error ("length(Cs)!=length(Ks)");
end
N=m+1;           % initial tree depth, before pruning
Del=Ks(2)-Ks(1); % expect Del=Ks(j)-Ks(j-1), all j
if(!(Del>0))     % expect Ks(1)<Ks(2)<...
  error("must have Ks(1)<Ks(2)")
end
for j=3:m          % expect equispaced Ks
 if( Ks(j)!= Ks(j-1)+Del )
   error("must have equispaced Ks")
 end
end
%% Generate time-T risk neutral probabilities Q(N,j):
QN=ones(1,N+1); % so QN(j+1)=Q(N,j) for j=0,...,N=m+1
for j=2:m-1    % normalized butterfly spread premiums:
  QN(j+1)=rho*(Cs(j-1)-2*Cs(j)+Cs(j+1))/Del;
end
QN(2)=0; QN(m+1)=0;   % Q(N,1) and Q(N,m) are special
QN(N+1)=rho*(Cs(m-1)-Cs(m))/Del; % Q(N,N) is special
QN(1)=1-sum(QN(2:(N+1)));  % so sum(Q(N,j))=1, as prob.
%% Generate the initial bottom row of stock prices
SN=zeros(1,N+1);  % so SN(j+1)=S(N,j) for the initial tree
b=(Cs(2)-Cs(1))/Del;   % temporary "slope" variable
SN(1)=rho*(S0-Cs(1)+Ks(1)*b)/(1+rho*b); % S(N,0) is special
SN(2:m+1)=Ks(1:m);  % S(N,j)=Ks(j) for j=1:m
SN(N+1)=Ks(m)+Del*Cs(m)/(Cs(m-1)-Cs(m)); % S(N,N) special
%% Prune the bottom row of S to use only positive Qs:
Q1=QN(QN>0);      %  subvector of the positive Q(N,j)
S1=SN(QN>0);      % ...and the corresponding S(N,j)
N1=length(Q1)-1;  % depth of the pruned tree
R=rho^(1/N1);     % new one-step riskless return
%% Initialize and assign the output binomial trees
S = zeros(N1+1,N1+1);    % array of stock prices.
Q = zeros(N1+1,N1+1);    % array of path probabilities.
pu = zeros(N1+1,N1+1);   % array of one-step up probs.
up = zeros(N1+1,N1+1);   % up factors
down = zeros(N1+1,N1+1); % down factors
S(N1+1,:)=S1; % Last row of pruned stock price tree
Q(N1+1,:)=Q1; % Last row of state probabilities tree
% Backward induction to fill the trees
for n=N1-1:-1:0
  for j=0:n
    Qup=w((j+1)/(n+1))*Q(n+2,j+2);
    Qdown=(1-w(j/(n+1)))*Q(n+2,j+1);
    Q(n+1,j+1)=Qup+Qdown;
    pu(n+1,j+1) = Qup/Q(n+1,j+1); % Eq.7.11
    S(n+1,j+1) = (pu(n+1,j+1)*S(n+2,j+2)
                  + (1-pu(n+1,j+1))*S(n+2,j+1))/R;
    up(n+1,j+1) = S(n+2,j+2)/S(n+1,j+1);   % upfactor
    down(n+1,j+1) = S(n+2,j+1)/S(n+1,j+1); % downfactor
  end
end
return;
end
Ks=340:2.5:360; Cs=[(12.45	+ 13.40)/2 (9.80 + 11.00)/2 (8.10	 + 8.45)/2 (5.95	+  6.30)/2 (4.10	+ 4.35)/2 (2.70	+ 2.80)/2 (1.64	+ 1.70)/2 (0.93	+ 1.02)/2 (0.53	+ 0.60)/2];
S0=352.61; r=0.052720; rho=exp(r*3/365); w=@(x)x;w1 = @(x)sqrt(x); w2= @(x)x.^2; w3=@(x)(1-cos(pi*x))/2;
[S,Q,up,down,pu,N1]=IBT123J(S0,Ks,Cs,rho,w); S, pu
[S1,Q1,up,down,pu1,N1]=IBT123J(S0,Ks,Cs,rho,w1); S1, pu1
[S2,Q2,up,down,pu2,N1]=IBT123J(S0,Ks,Cs,rho,w2); S2, pu2
[S3,Q3,up,down,pu3,N1]=IBT123J(S0,Ks,Cs,rho,w3); S3, pu3

Ti= 3/365;
N1=6;
S_avg = (S + S1 + S2 + S3 )/4;
pu_avg = (pu + pu1 + pu2 + pu3)/4;
pu1 = pu1;
pu2 = pu2;
pu3 = pu3;

R = exp(r * Ti/N1); % Define the one-step riskless rate
PutPrices_IBT = zeros(1, length(Ks)); % To store Put prices
for idx = 1:length(Ks)
    K = Ks(idx); % Select a strike price
    PutPayoff = max(K - S_avg(end, :), 0); % Payoff at expiry
    % Backward induction through the tree
    for n = N1-1:-1:0
        for j = 0:n
            ExpectedPayoff = (pu_avg(n+1,j+1) * PutPayoff(j+2) + ...
                              (1 - pu_avg(n+1,j+1)) * PutPayoff(j+1)) / R;
            PutPayoff(j+1) = ExpectedPayoff;
        end
    end

    PutPrices_IBT(idx) = PutPayoff(1); % Store the calculated price
end
% Put Prices using average of 4 different weight functions
PutPrices_IBT

R = exp(r * Ti/N1); % Define the one-step riskless rate
PutPrices_IBT_1 = zeros(1, length(Ks)); % To store Put prices
for idx = 1:length(Ks)
    K = Ks(idx); % Select a strike price
    PutPayoff = max(K - S(end, :), 0); % Payoff at expiry
    % Backward induction through the tree
    for n = N1-1:-1:0
        for j = 0:n
            ExpectedPayoff = (pu(n+1,j+1) * PutPayoff(j+2) + ...
                              (1 - pu(n+1,j+1)) * PutPayoff(j+1)) / R;
            PutPayoff(j+1) = ExpectedPayoff;
        end
    end

    PutPrices_IBT_1(idx) = PutPayoff(1); % Store the calculated price
end
%  Put Prices using linear weight function, w = @(x)x
PutPrices_IBT_1
 % Market Put Prices
Market_PutPrices = [0.11, 0.20,	0.37,	0.69,	1.33,  2.24,	4.03,	5.75, 7.47]; % Last price as of December 12th, 2023 market close for prices in Ks
% Market Put Price Differential with general linear weight, w=@(x)x;
Market_Put_diff = Market_PutPrices - PutPrices_IBT_1
% Market Put Price Differential with average of 4 different weight functions, w=@(x)x;w1 = @(x)sqrt(x); w2= @(x)x.^2; w3=@(x)(1-cos(pi*x))/2;
Market_Put_diff_w_avg = Market_PutPrices - PutPrices_IBT

% As we can see, using an average of the 4 weights, will not always bring us closer to the market put price
abs(Market_Put_diff_w_avg) >= abs(Market_Put_diff)
% In fact, this average is only a better predictor of market put price for 1 near-the-money strike price
% Therefore, although good for comparison, and understanding, the put prices using an average of the weights, will not be preferred to the general linear weight function, w = @(x)x

% Largest difference between predicted and market
max_deviation = max(abs(Market_Put_diff))
% Graphical Representation of Difference in Put Prices from Market and IBT Put Prices with respect to various strike prices
plot(Ks, Market_Put_diff)
title("Difference in Put Prices from Market and IBT Constructed Put Prices");

% As we can see, all the deviations are in the range [0, 0.36]
% The reasons for these deviations include:
% 1) Estimated a riskfree rate
% 2) Used the midpoint between bid and ask price for call options from market
% 3) Used a specific weight function
% 4) Relatively small number of options chain data points (restraints because of no dividend payments in timeframe)
% 5) Used last price for market value for comparison

% Based on the reasons, the estimates are within a reasonable range

% For the last part of Question 3, we must compare the IBT put prices with the put prices given from the call-put parity
% Initialize array for call-put parity put prices
PutPrices_CallPutParity = zeros(1, length(Ks));
r = 0.052720;
t=3/365;
Ks;
Cs;
% Calculate and compare
for idx = 1:length(Ks)
    K = Ks(idx);
    C = Cs(idx);  % Call price for the respective strike price
    P_CallPutParity = C - (S0 - K * exp(-r * t));
    PutPrices_CallPutParity(idx) = P_CallPutParity;
end


% Now we will show the results for comparison
PutPrices_CallPutParity  % Put prices from call-put parity
PutPrices_IBT_1            % Put prices from binomial tree using general linear weight, w=@(x)x;
Put_differential = PutPrices_CallPutParity - PutPrices_IBT_1
max(Put_differential)

% As we can see the max difference between the call-put parity put price and the calculated put price from the binomial tree using w= @(x)x, is 0.1677
% Therefore, all deviations in the put prices are in the range [0,0.1677]

% The reasons for these deviations include:
% 1) Estimated a riskfree rate
% 2) Used the midpoint between bid and ask price for call option prices from market
% 3) Used a specific weight function
% 4) Relatively small number of options chain data points (restraints because of no dividend payments in timeframe)

% This deviation is therefore reasonable, and the estimates are therefore reasonable as well.




% I used only Octave, and the origin of my algorithms and supporting analysis are derived from topics learned in Math 456: Topics in Financial Mathematics
% All of the data and sources for information are at the beginning of the project
% I created most of my algorithms by modifying algorithms from "Introducing Financial Mathematics: Theory, Binomial Models, and Applications" by Mladen Victor Wickerhauser
% Thank you for taking a look at my project, hope you have a great break!
% I really enjoyed your course and thought this project although challenging was very interesting and insightful
